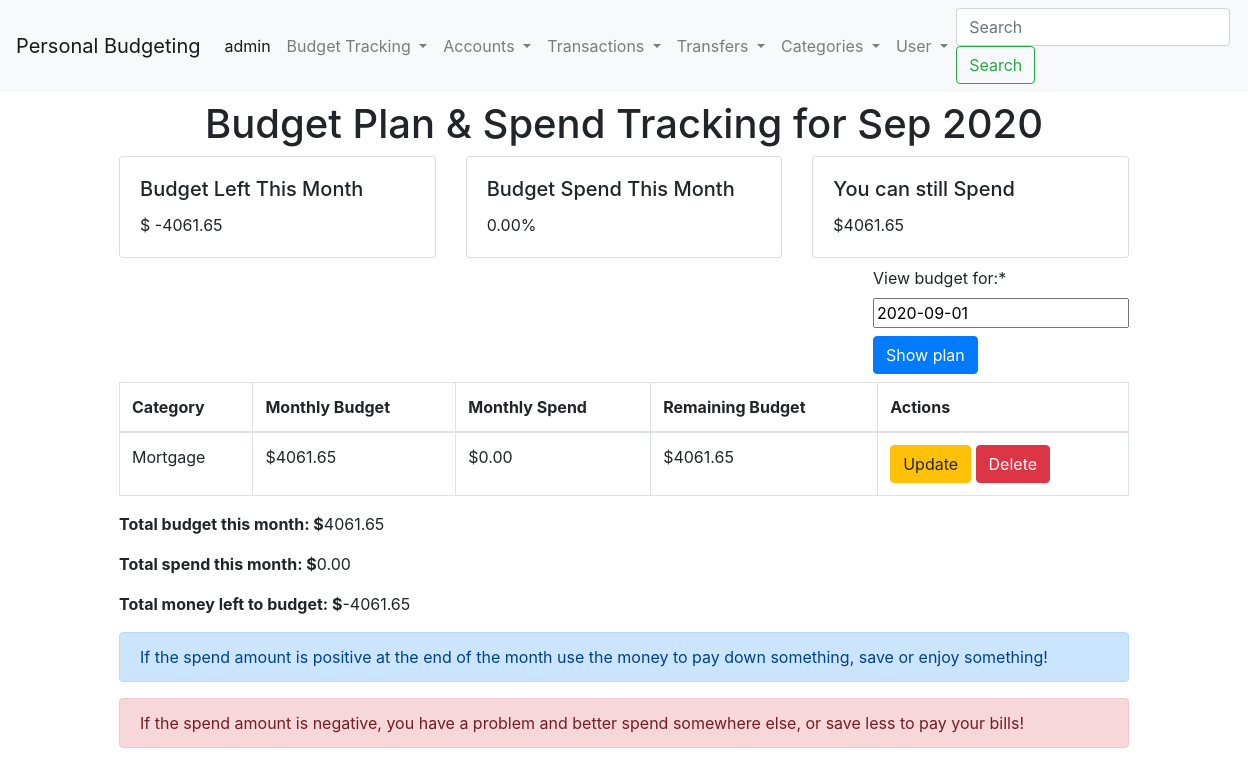
The page /budgettracker/ (signed in) on the database its author committed.
### budgettracker/models.py (models this page shows, shortened)
class BudgetTracker(models.Model):
    user = models.ForeignKey(User,on_delete=models.CASCADE)
    date = models.DateField()
    category = models.ForeignKey(Category, on_delete=models.CASCADE)
    budget_amount = models.FloatField()
    monthly_spend = models.FloatField(default=0)
    def __str__(self):
        return '%s  %s  %s %s ' %(self.date, self.category, self.budget_amount, self.id)

### categories/models.py (models this page shows, shortened)
class Category(models.Model):
    user = models.ForeignKey(User,on_delete=models.CASCADE)
    master_category = models.CharField(max_length=200, default='none')
    category = models.CharField(max_length=200)
    carry_over = models.BooleanField (default=False)
    def __str__(self):
        return self.category

### budgettracker/views.py (the view)
# urls.py: path('', views.index, name='accounts-index'),
@login_required
def index(request):
 template = loader.get_template ('budgettracker/index.html')
 personal_budget_array =[]
 today = str(date.today())
 record_count= BudgetTracker.objects.filter(user=request.user).count()
 if record_count > 0 :
    if request.method == 'POST':
        form = GetDateForm(request.POST)
        if form.is_valid():
             print ('--------If form is valid pass in june-------')
             form.fields['start_month'].label = "View budget for:"
             start_month = form.cleaned_data['start_month']
             print (start_month)
             context = get_monthly_budget (start_month, request)
             return render(request, 'budgettracker/index.html',context)
    else:
        today = datetime.today()
        context = get_monthly_budget (today, request)
    return render(request, 'budgettracker/index.html',context)
 else:
     context={}
     return render (request, 'budgettracker/index.html', context)

### budgettracker/forms.py
class GetDateForm(forms.Form):
    start_month = forms.DateField(
        widget=
        MonthPickerInput(format='%Y-%m'), initial=datetime.date.today(), input_formats=["%Y-%m"]
    )

### budgets/budgets/common.py (called while the page is built)
def get_first_of_month (some_date):
    first_of_month =  (str(some_date.year)+"-"+ str(some_date.month)+"-"+"1")
    return first_of_month

def get_last_of_month (some_date):
    days_in_month = calendar.monthrange(some_date.year,some_date.month)[1]
    last_of_month = (str(some_date.year)+"-"+str(some_date.month)+"-"+str(days_in_month))
    return last_of_month

def get_first_of_next_month (some_date):
        days_in_month = calendar.monthrange(some_date.year, some_date.month)[1]
        next_month =some_date + timedelta (days_in_month)
        next_first_of_month = (str(next_month.year)+"-"+str(next_month.month)+"-"+"1")
        return next_first_of_month

def get_first_of_last_month (some_date):
        date_last_month = some_date + relativedelta(months=-1)
        last_first_of_month = (str(date_last_month.year)+"-"+str(date_last_month.month)+"-"+"1")
        return last_first_of_month

def get_last_of_last_month (some_date):
        first_of_last_month = get_first_of_last_month(some_date)
        first_of_last_month = datetime.strptime(first_of_last_month, '%Y-%m-%d')
        days_in_month = calendar.monthrange(first_of_last_month.year, first_of_last_month.month)[1]
        last_month =some_date - timedelta (days_in_month)
        last_last_of_month = (str(last_month.year)+"-"+str(last_month.month)+"-"+str(days_in_month))
        return last_last_of_month

### templates/budgettracker/index.html (shortened to what this page needs)
{% extends 'base.html' %}
{% load crispy_forms_tags %}
{% block content %}
<div class="container-fluid">
      <div class="row justify-content-center">
        <div class="col-md-10">
          <h1 class="mt-2 text-center">Budget Plan & Spend Tracking for  {{ budget_month_date }}</h1>
          <div class="row">
          <div class="col-md-4">
         <div class="card">
            <div class="card-body">
            <h5 class="card-title">Budget Left This Month</h5>
            <p class="card-text">$ {{total_budget_left| floatformat:2}}</p>
        </div>
      </div>
      </div>
        <div class="col-md-4">
           <div class="card" >
            <div class="card-body">
            <h5 class="card-title">Budget Spend This Month</h5>
            <p class="card-text">{{total_monthly_budget_percentage| floatformat:2}}%</p>
          </div>
      </div>
      </div>
          <div class="col-md-4">
           <div class="card" >
            <div class="card-body">
            <h5 class="card-title">You can still Spend</h5>
            <p class="card-text">${{total_monthly_budget_left| floatformat:2}}</p>
          </div>
      </div>
      </div>
     </div>
  <div class="d-flex flex-row-reverse">
<form method="post">
    {{ form|crispy }}
    <button type="submit" class="btn btn-primary">Show plan</button>
  </form>
  </div>
 {% if budgets_for_selected_month %}
<table class="table  table-bordered">
<thead>
<tr>
<th scope="col">Category</th>
<th scope="col">Monthly Budget</th>
<th scope="col">Monthly Spend</th>
<th scope="col">Remaining Budget </th>
<th scope="col">Actions</th>
</thead>
<tbody>
{% endif %}
{% if budgets_for_selected_month %}
    {% for budget in budgets_for_selected_month %}
        <tr>
        <td>{{ budget.category }}</td>
        <td>${{ budget.budget_amount | floatformat:2 }}</td>
        <td>{% if   budget.monthly_spend >= 0 %} ${{ budget.monthly_spend|floatformat:2 }}
            {% elif budget.monthly_spend <  0 %} <div class="text-danger">${{ budget.monthly_spend|floatformat:2|cut:"-" }}</div>
            {% endif %}
        </td>
        <td>${{ budget.total_left | floatformat:2 }}
        <td> <a class = "btn btn-warning" href="{%url "budgettracker-update" budget.id%}">Update</a> <a class = "btn btn-danger" href="{%url "budgettracker-delete" budget.id%}">Delete</a></td>
       </tr>
    {% endfor %}
</tbody>
</table>
{% endif %}
<p><strong>Total budget this month: $</strong>{{ budget_total|floatformat:2 }}</p>
<p><strong>Total spend this month: $</strong>{{ total_spend|floatformat:2 }}</p>
<p><strong>Total money left to budget: $</strong>{{total_budget_left| floatformat:2}}</p>
<p><div class="alert alert-primary"> If the spend amount is positive at the end of the month use the money to pay down something, save or enjoy something!</div></p>
<p> <div class="alert alert-danger"> If the spend amount is negative, you have a problem and better spend somewhere else, or save less to pay your bills!</div></p>
{% endblock %}

### rows shown on the page
BudgetTracker: category "Mortgage", budget_amount "4061.65", monthly_spend "0.00", total_left "4061.65"

### other values the page prints
{{ budget_month_date }} "Sep 2020"
{{ total_budget_left| floatformat:2 }} "-4061.65"
{{ total_monthly_budget_percentage| floatformat:2 }} "0.00"
{{ total_monthly_budget_left| floatformat:2 }} "4061.65"
{{ budget_total|floatformat:2 }} "4061.65"
{{ total_spend|floatformat:2 }} "0.00"
